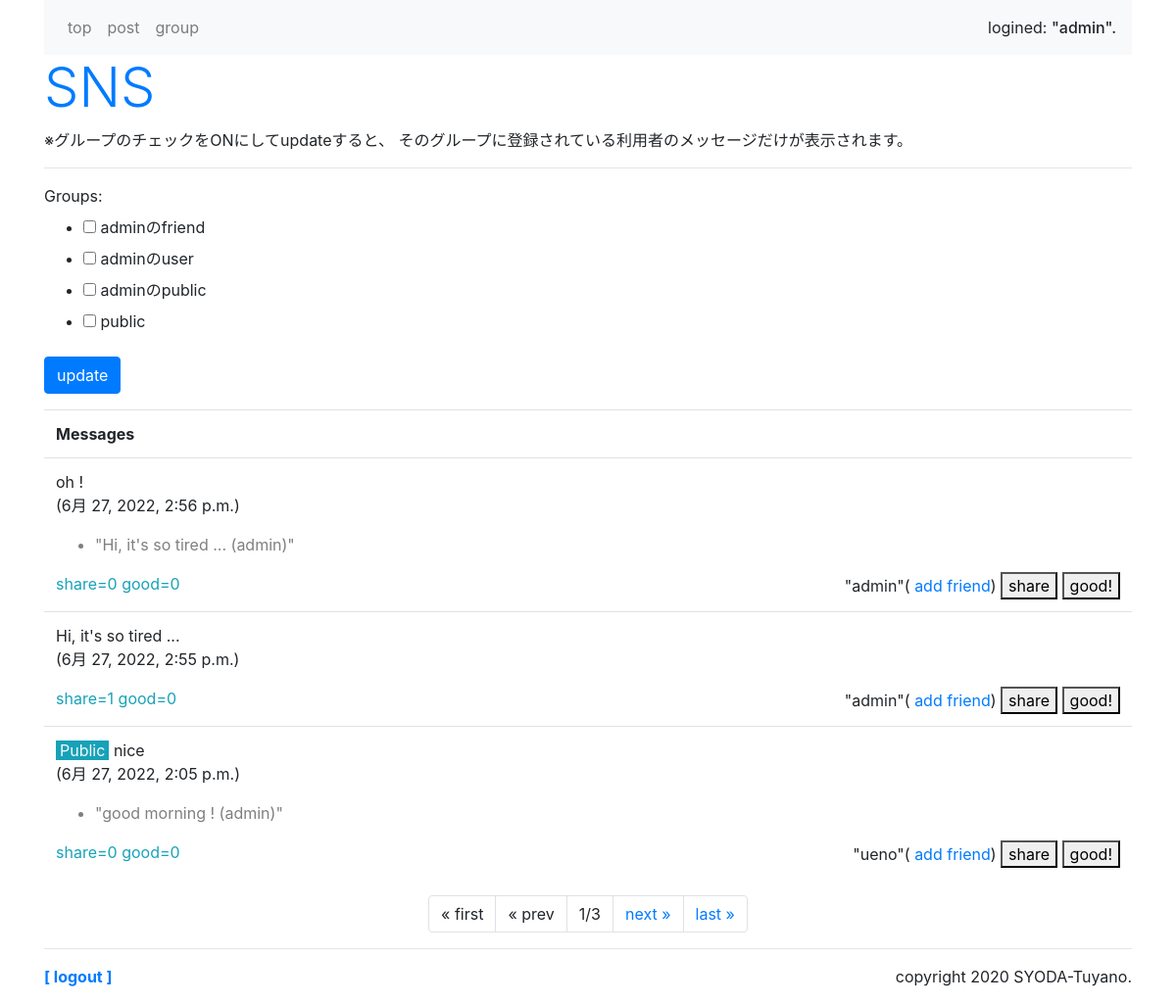
The page /sns/ (signed in) on the database its author committed.
### sns/models.py (models this page shows)
class Message(models.Model):
    owner = models.ForeignKey(User, on_delete=models.CASCADE, \
        related_name='message_owner')
    group = models.ForeignKey('Group', on_delete=models.CASCADE)
    content = models.TextField(max_length=1000)
    share_id = models.IntegerField(default=-1)
    good_count = models.IntegerField(default=0)
    share_count = models.IntegerField(default=0)
    pub_date = models.DateTimeField(auto_now_add=True)
    def __str__(self):
        return str(self.content) + ' (' + str(self.owner) + ')'
    def get_share(self):
        return Message.objects.get(id=self.share_id)
    class Meta:
        ordering = ('-pub_date',)

### sns/views.py (the view)
# urls.py: path('', views.index, name='index'),
@login_required(login_url='/admin/login/')
def index(request, page=1):
    (public_user, public_groub) = get_public()
    if request.method == 'POST':
        checkform = GroupCheckForm(request.user, request.POST)
        glist=[]
        for item in request.POST.getlist('groups'):
            glist.append(item)
        messages = get_your_group_message(request.user, \
            glist,page)
    else:
        checkform = GroupCheckForm(request.user)
        gps = Group.objects.filter(owner=request.user)
        glist = [public_groub.title]
        for item in gps:
            glist.append(item.title)
        messages = get_your_group_message(request.user, glist, page)
    params = {
        'login_user':request.user,
        'contents': messages,
        'check_form': checkform,
    }
    return render(request, 'sns/index.html', params)

### sns/forms.py
class GroupCheckForm(forms.Form):
    def __init__(self, user, *args, **kwargs):
        super(GroupCheckForm, self).__init__(*args, **kwargs)
        public = User.objects.filter(username='public').first()
        self.fields['groups'] = forms.MultipleChoiceField(
            choices=[(item.title, item.title) for item in \
                Group.objects.filter(owner__in =[user,public])],
            widget=forms.CheckboxSelectMultiple()
        )

### sns/views.py (called while the page is built)
def get_your_group_message(owner, glist, page):
    page_num = 3 #ページあたりの表示数
    (public_user,public_group) = get_public()
    groups = Group.objects.filter(Q(owner=owner) \
            |Q(owner=public_user)).filter(title__in=glist)
    me_friends = Friend.objects.filter(group__in=groups)
    me_users = []
    for f in me_friends:
        me_users.append(f.user)
    his_groups = Group.objects.filter(owner__in=me_users)
    his_friends = Friend.objects.filter(user=owner) \
            .filter(group__in=his_groups)
    me_groups = []
    for hf in his_friends:
        me_groups.append(hf.group)
    messages = Message.objects.filter(Q(group__in=groups) \
        |Q(group__in=me_groups))
    page_item = Paginator(messages, page_num)
    return page_item.get_page(page)

def get_public():
    public_user = User.objects.filter(username='public').first()
    public_group = Group.objects.filter \
            (owner=public_user).first()
    return (public_user, public_group)

### sns/templates/sns/index.html (shortened to what this page needs)
{% extends 'sns/layout.html' %}
{% block header %}
<h1 class="display-4 text-primary">SNS</h1>
<p>※グループのチェックをONにしてupdateすると、
そのグループに登録されている利用者のメッセージだけが表示されます。</p>
{% endblock %}
{% block content %}
<hr>
<div>
    <form action="{% url 'index' %}" method="post" name="group_form">
        {{check_form}}
        <div>
            <button class="btn btn-primary">update</button>
        </div>
    </form>
</div>
<table class="table mt-3">
    <tr><th>Messages</th></tr>
{% for item in contents %}
    <tr><td>
    <p class="my-0">
        {% if item.group.title == 'public' %}
        <span class="bg-info text-light px-1">Public</span>
        {% endif %}
        {{item.content}}</p>
    <p class=""> ({{item.pub_date}})</p>
    {% if item.share_id > 0 %}
    <ul><li class="text-black-50">"{{item.get_share}}"</li></ul>
    {% endif %}
    <span class="float-left text-info">
        share={{item.share_count}} good={{item.good_count}}
    </span>
    <span class="float-right">
        "{{item.owner}}"(<a href="{% url 'add' %}?name={{item.owner}}">
            add friend</a>)
        <a href="{% url 'share' item.id %}">
            <button class="py-0">share</button></a>
        <a href="{% url 'good' item.id %}">
            <button class="py-0">good!</button></a>
    </span>
</td></tr>
{% endfor %}
</table>
    <ul class="pagination justify-content-center">
        {% if contents.has_previous %}
        <li class="page-item">
            <a class="page-link" href="{% url 'index' %}">
                &laquo; first</a>
        </li>
        <li class="page-item">
            <a class="page-link"
            href="{% url 'index' %}{{contents.previous_page_number}}">
                &laquo; prev</a>
        </li>
        {% else %}
        <li class="page-item">
            <a class="page-link">&laquo; first</a>
        </li>
        <li class="page-item">
            <a class="page-link">&laquo; prev</a>
        </li>
        {% endif %}
        <li class="page-item">
            <a class="page-link">
            {{contents.number}}/{{contents.paginator.num_pages}}</a>
        </li>
        {% if contents.has_next %}
            <li class="page-item">
            <a class="page-link"
            href="{% url 'index' %}{{contents.next_page_number }}">
                next &raquo;</a>
        </li>
        <li class="page-item">
            <a class="page-link"
            href="{% url 'index' %}{{contents.paginator.num_pages}}">
                last &raquo;</a>
        </li>
        {% endif %}
    </ul>
{% endblock %}

### sns/templates/sns/layout.html (shortened to what this page needs)
{% load static %}
<!doctype html>
<html lang="ja">
<head>
    <link rel="stylesheet"
    href="https://stackpath.bootstrapcdn.com/bootstrap/4.3.1/css/bootstrap.min.css"
>
</head>
<body class="container">
    <nav class="navbar navbar-expand navbar-light bg-light">
    <ul class="navbar-nav mr-auto">
        <li class="nav-item">
            <a class="nav-link" href="{% url 'index' %}">top</a>
        </li>
        <li class="nav-item">
            <a class="nav-link" href="{% url 'post' %}">post</a>
        </li>
        <li class="nav-item">
            <a class="nav-link" href="{% url 'groups' %}">group</a>
        </li>
    </ul>
    <span>logined: <span class="h6">"{{login_user}}".</span></span>
    </nav>
    <div>{% block header %}
        {% endblock %}</div>
    <div class="content">{% block content %}
        {% endblock %}</div>
    <hr>
    <div class="my-3">
        <span class="font-weight-bold">
            <a href="/admin/logout?next=/sns/">
                [ logout ]</a></span>
        <span class="float-right">copyright 2020
            SYODA-Tuyano.</span>
    </div>
</body>
</html>

### rows shown on the page
Message: content "oh !", pub_date "6月 27, 2022, 2:56 p.m.", get_share "Hi, it's so tired ... (admin)", share_count "0", good_count "0", owner "admin"
Message: content "Hi, it's so tired ...", pub_date "6月 27, 2022, 2:55 p.m.", share_count "1", good_count "0", owner "admin"
Message: shows "Public", content "nice", pub_date "6月 27, 2022, 2:05 p.m.", get_share "good morning ! (admin)", share_count "0", good_count "0", owner "ueno"

### other values the page prints
{{ login_user }} "admin"
{{ contents.number }} "1"
{{ contents.paginator.num_pages }} "3"
